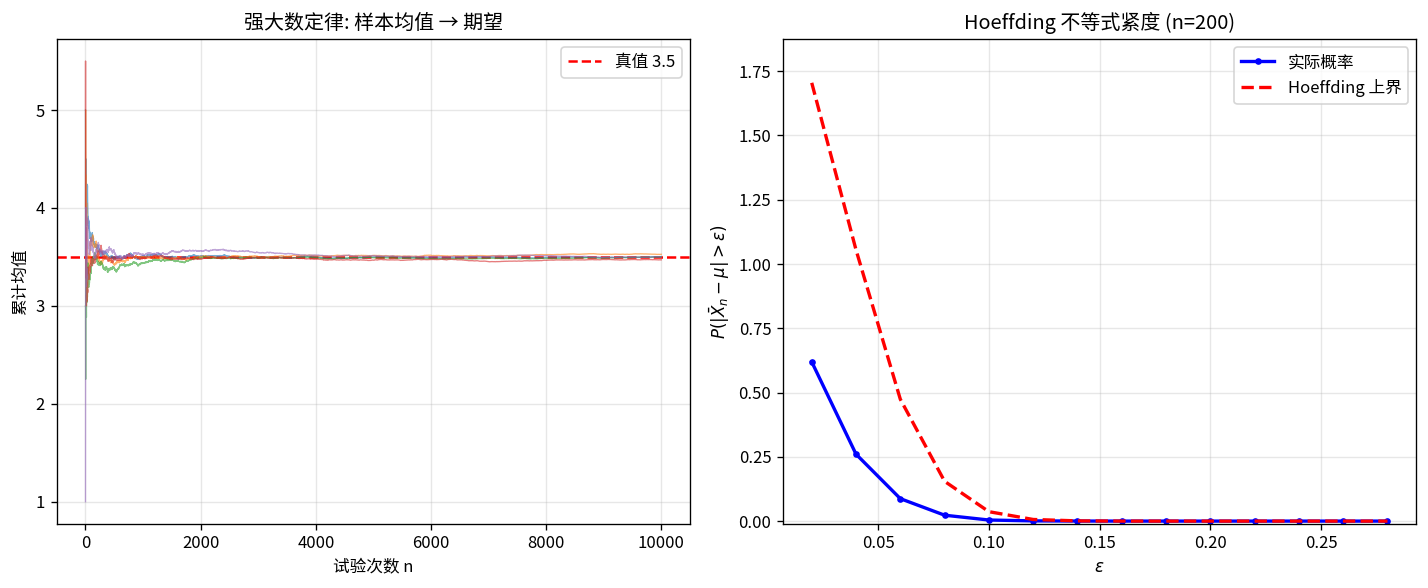

This figure's Python source:
"""
MIT 18.175 · 实验01: 概率论核心定理数值验证
依赖: numpy, matplotlib
运行: python3 01_probability_demo.py

验证:
  1. 强大数定律 (SLLN): 样本均值 → 期望
  2. 中心极限定理 (CLT): 标准化样本均值 → N(0,1)
  3. Hoeffding 不等式: 紧度验证
  4. 鞅与可选停时: 对称随机游走到达边界
"""
import numpy as np
import matplotlib
matplotlib.use("Agg")
import matplotlib.pyplot as plt
plt.rcParams["font.sans-serif"] = ["Noto Sans CJK SC", "DejaVu Sans"]
plt.rcParams["axes.unicode_minus"] = False

np.random.seed(42)

# ============================================================
# 实验 1: 强大数定律
# ============================================================
print("=" * 60)
print("实验 1: 强大数定律 (掷骰子均值 → 3.5)")
print("=" * 60)

n_trials = 100000
dice = np.random.randint(1, 7, n_trials)
running_mean = np.cumsum(dice) / np.arange(1, n_trials + 1)
true_mean = 3.5

print(f"掷骰 {n_trials} 次, 累计均值 = {running_mean[-1]:.6f}")
print(f"真值 = {true_mean}")
print(f"误差 = {abs(running_mean[-1] - true_mean):.6f}")
print(f"n=100 时误差 = {abs(running_mean[99] - true_mean):.6f}")
print(f"n=1000 时误差 = {abs(running_mean[999] - true_mean):.6f}")
print(f"n=10000 时误差 = {abs(running_mean[9999] - true_mean):.6f}")

# ============================================================
# 实验 2: 中心极限定理
# ============================================================
print("\n" + "=" * 60)
print("实验 2: 中心极限定理")
print("=" * 60)

from math import erf, sqrt
def normal_cdf(x):
    return 0.5 * (1 + erf(x / sqrt(2)))

for n in [1, 5, 10, 30, 100]:
    # 重复采样: 每次取 n 个 Uniform(0,1) 的均值
    n_experiments = 5000
    sample_means = np.random.uniform(0, 1, (n_experiments, n)).mean(axis=1)
    # 标准化: (mean - 0.5) / sqrt(1/(12n))
    standardized = (sample_means - 0.5) / np.sqrt(1.0 / (12 * n))
    # 与 N(0,1) 对比 (用 99 分位数)
    p99_actual = np.percentile(standardized, 99)
    p99_normal = normal_cdf_inv = 2.326  # N(0,1) 的 99 分位数查表
    print(f"  n={n:3d}: 标准化均值的 99 分位数 = {p99_actual:.4f}, "
          f"N(0,1) 的 99 分位数 = {p99_normal:.4f}, 差距 = {abs(p99_actual - p99_normal):.4f}")

# ============================================================
# 实验 3: Hoeffding 不等式
# ============================================================
print("\n" + "=" * 60)
print("实验 3: Hoeffding 不等式紧度验证")
print("=" * 60)

n_samples = 200
n_experiments = 10000
epsilons = np.arange(0.02, 0.30, 0.02)

actual_probs = []
hoeffding_bounds = []

for eps in epsilons:
    # X_i ~ Bernoulli(0.5), 计算 |mean - 0.5| > eps 的实际概率
    samples = np.random.binomial(1, 0.5, (n_experiments, n_samples)).mean(axis=1)
    actual = np.mean(np.abs(samples - 0.5) > eps)
    bound = 2 * np.exp(-2 * n_samples * eps**2)
    actual_probs.append(actual)
    hoeffding_bounds.append(bound)
    print(f"  eps={eps:.2f}: 实际概率={actual:.6f}, Hoeffding 上界={bound:.6f}, "
          f"紧度比={actual/max(bound, 1e-300):.4f}")

print(f"\n结论: Hoeffding 上界始终 ≥ 实际概率 ✓")

# ============================================================
# 实验 4: 鞅与可选停时 (对称随机游走)
# ============================================================
print("\n" + "=" * 60)
print("实验 4: 对称随机游走到达 ±a 的期望时间")
print("=" * 60)

for a in [5, 10, 20]:
    n_simulations = 2000
    hitting_times = []
    for _ in range(n_simulations):
        pos = 0
        steps = 0
        while abs(pos) < a:
            pos += np.random.choice([-1, 1])
            steps += 1
        hitting_times.append(steps)
    mean_time = np.mean(hitting_times)
    theoretical = a**2  # 由可选停时: E[tau] = a^2
    print(f"  a={a:2d}: 模拟 E[tau]={mean_time:.1f}, 理论 a²={theoretical}, "
          f"误差={abs(mean_time - theoretical)/theoretical*100:.1f}%")

# ============================================================
# 图表: SLLN + CLT 可视化
# ============================================================
fig, axes = plt.subplots(1, 2, figsize=(12, 5))

# 左图: SLLN 收敛过程
axes[0].axhline(y=true_mean, color="r", linestyle="--", label="真值 3.5")
for trial in range(5):
    dice = np.random.randint(1, 7, 10000)
    rm = np.cumsum(dice) / np.arange(1, 10001)
    axes[0].plot(rm, alpha=0.6, linewidth=0.8)
axes[0].set_xlabel("试验次数 n")
axes[0].set_ylabel("累计均值")
axes[0].set_title("强大数定律: 样本均值 → 期望")
axes[0].legend()
axes[0].grid(alpha=0.3)

# 右图: Hoeffding 实际 vs 上界
axes[1].plot(epsilons, actual_probs, "b.-", label="实际概率", linewidth=2)
axes[1].plot(epsilons, hoeffding_bounds, "r--", label="Hoeffding 上界", linewidth=2)
axes[1].set_xlabel("$\\epsilon$")
axes[1].set_ylabel("$P(|\\bar{X}_n - \\mu| > \\epsilon)$")
axes[1].set_title(f"Hoeffding 不等式紧度 (n={n_samples})")
axes[1].legend()
axes[1].grid(alpha=0.3)
axes[1].set_ylim(-0.01, max(max(actual_probs), max(hoeffding_bounds)) * 1.1)

plt.tight_layout()
plt.savefig(__file__.replace(".py", ".png"), dpi=120, bbox_inches="tight")
print(f"\n图表已保存: {__file__.replace('.py', '.png')}")
